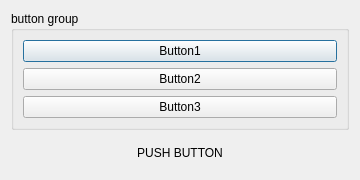
<?xml version="1.0" encoding="UTF-8"?>
<ui version="4.0">
 <class>Dialog</class>
 <widget class="QDialog" name="Dialog">
  <property name="geometry">
   <rect>
    <x>0</x>
    <y>0</y>
    <width>360</width>
    <height>180</height>
   </rect>
  </property>
  <property name="minimumSize">
   <size>
    <width>360</width>
    <height>180</height>
   </size>
  </property>
  <property name="font">
   <font>
    <family>Meiryo UI</family>
   </font>
  </property>
  <property name="windowTitle">
   <string>Dialog</string>
  </property>
  <layout class="QVBoxLayout" name="verticalLayout_4">
   <item>
    <layout class="QVBoxLayout" name="verticalLayout_3">
     <item>
      <widget class="QGroupBox" name="groupBox">
       <property name="title">
        <string>button group</string>
       </property>
       <layout class="QVBoxLayout" name="verticalLayout_2">
        <item>
         <layout class="QVBoxLayout" name="verticalLayout">
          <item>
           <widget class="QPushButton" name="button_1">
            <property name="text">
             <string>Button1</string>
            </property>
           </widget>
          </item>
          <item>
           <widget class="QPushButton" name="button_2">
            <property name="text">
             <string>Button2</string>
            </property>
           </widget>
          </item>
          <item>
           <widget class="QPushButton" name="button_3">
            <property name="text">
             <string>Button3</string>
            </property>
           </widget>
          </item>
         </layout>
        </item>
       </layout>
      </widget>
     </item>
     <item>
      <widget class="QLabel" name="label">
       <property name="text">
        <string>PUSH BUTTON</string>
       </property>
       <property name="alignment">
        <set>Qt::AlignCenter</set>
       </property>
      </widget>
     </item>
    </layout>
   </item>
  </layout>
 </widget>
 <resources/>
 <connections/>
</ui>
